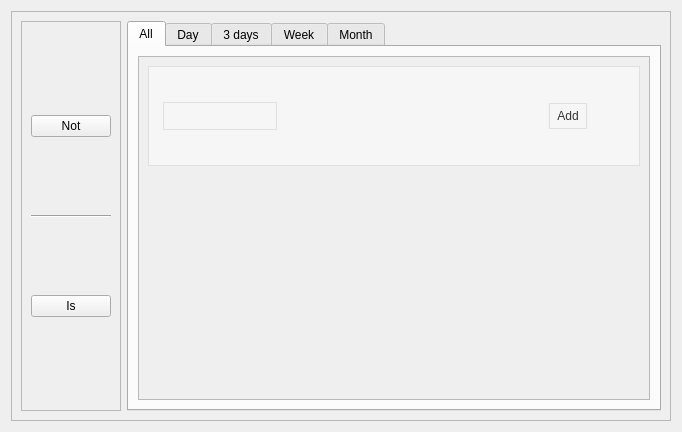
<?xml version="1.0" encoding="UTF-8"?>
<ui version="4.0">
 <class>todoList</class>
 <widget class="QWidget" name="todoList">
  <property name="geometry">
   <rect>
    <x>0</x>
    <y>0</y>
    <width>682</width>
    <height>432</height>
   </rect>
  </property>
  <property name="windowTitle">
   <string>Form</string>
  </property>
  <layout class="QHBoxLayout" name="horizontalLayout_2">
   <item>
    <widget class="QFrame" name="frame_2">
     <property name="frameShape">
      <enum>QFrame::StyledPanel</enum>
     </property>
     <property name="frameShadow">
      <enum>QFrame::Raised</enum>
     </property>
     <layout class="QGridLayout" name="gridLayout">
      <item row="0" column="0">
       <widget class="QFrame" name="frame">
        <property name="frameShape">
         <enum>QFrame::StyledPanel</enum>
        </property>
        <property name="frameShadow">
         <enum>QFrame::Raised</enum>
        </property>
        <layout class="QVBoxLayout" name="verticalLayout">
         <item>
          <spacer name="verticalSpacer_3">
           <property name="orientation">
            <enum>Qt::Vertical</enum>
           </property>
           <property name="sizeHint" stdset="0">
            <size>
             <width>20</width>
             <height>84</height>
            </size>
           </property>
          </spacer>
         </item>
         <item>
          <widget class="QPushButton" name="search_is">
           <property name="text">
            <string>Not</string>
           </property>
          </widget>
         </item>
         <item>
          <spacer name="verticalSpacer_4">
           <property name="orientation">
            <enum>Qt::Vertical</enum>
           </property>
           <property name="sizeHint" stdset="0">
            <size>
             <width>20</width>
             <height>36</height>
            </size>
           </property>
          </spacer>
         </item>
         <item>
          <widget class="Line" name="line">
           <property name="orientation">
            <enum>Qt::Horizontal</enum>
           </property>
          </widget>
         </item>
         <item>
          <spacer name="verticalSpacer">
           <property name="orientation">
            <enum>Qt::Vertical</enum>
           </property>
           <property name="sizeHint" stdset="0">
            <size>
             <width>20</width>
             <height>35</height>
            </size>
           </property>
          </spacer>
         </item>
         <item>
          <widget class="QPushButton" name="search_not">
           <property name="text">
            <string>Is</string>
           </property>
          </widget>
         </item>
         <item>
          <spacer name="verticalSpacer_2">
           <property name="orientation">
            <enum>Qt::Vertical</enum>
           </property>
           <property name="sizeHint" stdset="0">
            <size>
             <width>20</width>
             <height>84</height>
            </size>
           </property>
          </spacer>
         </item>
        </layout>
       </widget>
      </item>
      <item row="0" column="1">
       <widget class="QTabWidget" name="tabWidget">
        <property name="currentIndex">
         <number>0</number>
        </property>
        <widget class="QWidget" name="ALL">
         <attribute name="title">
          <string>All</string>
         </attribute>
         <layout class="QVBoxLayout" name="verticalLayout_3">
          <item>
           <widget class="QScrollArea" name="scrollArea">
            <property name="widgetResizable">
             <bool>true</bool>
            </property>
            <widget class="QWidget" name="scrollAreaWidgetContents">
             <property name="geometry">
              <rect>
               <x>0</x>
               <y>0</y>
               <width>562</width>
               <height>368</height>
              </rect>
             </property>
             <layout class="QVBoxLayout" name="verticalLayout_2">
              <item>
               <widget class="QFrame" name="frame_3">
                <property name="minimumSize">
                 <size>
                  <width>0</width>
                  <height>100</height>
                 </size>
                </property>
                <property name="maximumSize">
                 <size>
                  <width>16777215</width>
                  <height>100</height>
                 </size>
                </property>
                <property name="styleSheet">
                 <string notr="true">background-color: rgb(246, 246, 246);
border: 1px solid #E0E0E0;
    border - radius: 80px;
    padding: 5px;
    color: #333;
    selection - color: white;
    selection - background - color: #007ACC;
</string>
                </property>
                <property name="frameShape">
                 <enum>QFrame::StyledPanel</enum>
                </property>
                <property name="frameShadow">
                 <enum>QFrame::Raised</enum>
                </property>
                <layout class="QHBoxLayout" name="horizontalLayout" stretch="3,7,1,1">
                 <item>
                  <widget class="QLineEdit" name="add_to">
                   <property name="minimumSize">
                    <size>
                     <width>40</width>
                     <height>20</height>
                    </size>
                   </property>
                   <property name="text">
                    <string/>
                   </property>
                  </widget>
                 </item>
                 <item>
                  <spacer name="horizontalSpacer">
                   <property name="orientation">
                    <enum>Qt::Horizontal</enum>
                   </property>
                   <property name="sizeHint" stdset="0">
                    <size>
                     <width>211</width>
                     <height>17</height>
                    </size>
                   </property>
                  </spacer>
                 </item>
                 <item>
                  <widget class="QPushButton" name="pushButton_2">
                   <property name="text">
                    <string>Add</string>
                   </property>
                  </widget>
                 </item>
                 <item>
                  <spacer name="horizontalSpacer_2">
                   <property name="orientation">
                    <enum>Qt::Horizontal</enum>
                   </property>
                   <property name="sizeHint" stdset="0">
                    <size>
                     <width>40</width>
                     <height>20</height>
                    </size>
                   </property>
                  </spacer>
                 </item>
                </layout>
               </widget>
              </item>
              <item>
               <widget class="QWidget" name="list_show_1" native="true"/>
              </item>
             </layout>
            </widget>
           </widget>
          </item>
         </layout>
        </widget>
        <widget class="QWidget" name="tab_3">
         <attribute name="title">
          <string>Day</string>
         </attribute>
         <layout class="QVBoxLayout" name="verticalLayout_8">
          <item>
           <widget class="QScrollArea" name="scrollArea_2">
            <property name="widgetResizable">
             <bool>true</bool>
            </property>
            <widget class="QWidget" name="scrollAreaWidgetContents_2">
             <property name="geometry">
              <rect>
               <x>0</x>
               <y>0</y>
               <width>562</width>
               <height>368</height>
              </rect>
             </property>
             <layout class="QVBoxLayout" name="verticalLayout_4">
              <item>
               <widget class="QFrame" name="frame_4">
                <property name="minimumSize">
                 <size>
                  <width>0</width>
                  <height>100</height>
                 </size>
                </property>
                <property name="maximumSize">
                 <size>
                  <width>16777215</width>
                  <height>100</height>
                 </size>
                </property>
                <property name="styleSheet">
                 <string notr="true">background-color: rgb(246, 246, 246);
border: 1px solid #E0E0E0;
    border - radius: 80px;
    padding: 5px;
    color: #333;
    selection - color: white;
    selection - background - color: #007ACC;
</string>
                </property>
                <property name="frameShape">
                 <enum>QFrame::StyledPanel</enum>
                </property>
                <property name="frameShadow">
                 <enum>QFrame::Raised</enum>
                </property>
                <layout class="QHBoxLayout" name="horizontalLayout_3" stretch="3,7,1,1">
                 <item>
                  <widget class="QLineEdit" name="add_to_2">
                   <property name="minimumSize">
                    <size>
                     <width>40</width>
                     <height>20</height>
                    </size>
                   </property>
                   <property name="text">
                    <string/>
                   </property>
                  </widget>
                 </item>
                 <item>
                  <spacer name="horizontalSpacer_3">
                   <property name="orientation">
                    <enum>Qt::Horizontal</enum>
                   </property>
                   <property name="sizeHint" stdset="0">
                    <size>
                     <width>211</width>
                     <height>17</height>
                    </size>
                   </property>
                  </spacer>
                 </item>
                 <item>
                  <widget class="QPushButton" name="pushButton_4">
                   <property name="text">
                    <string>Add</string>
                   </property>
                  </widget>
                 </item>
                 <item>
                  <spacer name="horizontalSpacer_4">
                   <property name="orientation">
                    <enum>Qt::Horizontal</enum>
                   </property>
                   <property name="sizeHint" stdset="0">
                    <size>
                     <width>40</width>
                     <height>20</height>
                    </size>
                   </property>
                  </spacer>
                 </item>
                </layout>
               </widget>
              </item>
              <item>
               <widget class="QWidget" name="list_show_2" native="true"/>
              </item>
             </layout>
            </widget>
           </widget>
          </item>
         </layout>
        </widget>
        <widget class="QWidget" name="tab_4">
         <attribute name="title">
          <string>3 days</string>
         </attribute>
         <layout class="QVBoxLayout" name="verticalLayout_9">
          <item>
           <widget class="QScrollArea" name="scrollArea_3">
            <property name="widgetResizable">
             <bool>true</bool>
            </property>
            <widget class="QWidget" name="scrollAreaWidgetContents_3">
             <property name="geometry">
              <rect>
               <x>0</x>
               <y>0</y>
               <width>562</width>
               <height>368</height>
              </rect>
             </property>
             <layout class="QVBoxLayout" name="verticalLayout_5">
              <item>
               <widget class="QFrame" name="frame_5">
                <property name="minimumSize">
                 <size>
                  <width>0</width>
                  <height>100</height>
                 </size>
                </property>
                <property name="maximumSize">
                 <size>
                  <width>16777215</width>
                  <height>100</height>
                 </size>
                </property>
                <property name="styleSheet">
                 <string notr="true">background-color: rgb(246, 246, 246);
border: 1px solid #E0E0E0;
    border - radius: 80px;
    padding: 5px;
    color: #333;
    selection - color: white;
    selection - background - color: #007ACC;
</string>
                </property>
                <property name="frameShape">
                 <enum>QFrame::StyledPanel</enum>
                </property>
                <property name="frameShadow">
                 <enum>QFrame::Raised</enum>
                </property>
                <layout class="QHBoxLayout" name="horizontalLayout_4" stretch="3,7,1,1">
                 <item>
                  <widget class="QLineEdit" name="add_to_3">
                   <property name="minimumSize">
                    <size>
                     <width>40</width>
                     <height>20</height>
                    </size>
                   </property>
                   <property name="text">
                    <string/>
                   </property>
                  </widget>
                 </item>
                 <item>
                  <spacer name="horizontalSpacer_5">
                   <property name="orientation">
                    <enum>Qt::Horizontal</enum>
                   </property>
                   <property name="sizeHint" stdset="0">
                    <size>
                     <width>211</width>
                     <height>17</height>
                    </size>
                   </property>
                  </spacer>
                 </item>
                 <item>
                  <widget class="QPushButton" name="pushButton_5">
                   <property name="text">
                    <string>Add</string>
                   </property>
                  </widget>
                 </item>
                 <item>
                  <spacer name="horizontalSpacer_6">
                   <property name="orientation">
                    <enum>Qt::Horizontal</enum>
                   </property>
                   <property name="sizeHint" stdset="0">
                    <size>
                     <width>40</width>
                     <height>20</height>
                    </size>
                   </property>
                  </spacer>
                 </item>
                </layout>
               </widget>
              </item>
              <item>
               <widget class="QWidget" name="list_show_3" native="true"/>
              </item>
             </layout>
            </widget>
           </widget>
          </item>
         </layout>
        </widget>
        <widget class="QWidget" name="tab_5">
         <attribute name="title">
          <string>Week</string>
         </attribute>
         <layout class="QVBoxLayout" name="verticalLayout_10">
          <item>
           <widget class="QScrollArea" name="scrollArea_4">
            <property name="widgetResizable">
             <bool>true</bool>
            </property>
            <widget class="QWidget" name="scrollAreaWidgetContents_4">
             <property name="geometry">
              <rect>
               <x>0</x>
               <y>0</y>
               <width>562</width>
               <height>368</height>
              </rect>
             </property>
             <layout class="QVBoxLayout" name="verticalLayout_6">
              <item>
               <widget class="QFrame" name="frame_6">
                <property name="minimumSize">
                 <size>
                  <width>0</width>
                  <height>100</height>
                 </size>
                </property>
                <property name="maximumSize">
                 <size>
                  <width>16777215</width>
                  <height>100</height>
                 </size>
                </property>
                <property name="styleSheet">
                 <string notr="true">background-color: rgb(246, 246, 246);
border: 1px solid #E0E0E0;
    border - radius: 80px;
    padding: 5px;
    color: #333;
    selection - color: white;
    selection - background - color: #007ACC;
</string>
                </property>
                <property name="frameShape">
                 <enum>QFrame::StyledPanel</enum>
                </property>
                <property name="frameShadow">
                 <enum>QFrame::Raised</enum>
                </property>
                <layout class="QHBoxLayout" name="horizontalLayout_5" stretch="3,7,1,1">
                 <item>
                  <widget class="QLineEdit" name="add_to_4">
                   <property name="minimumSize">
                    <size>
                     <width>40</width>
                     <height>20</height>
                    </size>
                   </property>
                   <property name="text">
                    <string/>
                   </property>
                  </widget>
                 </item>
                 <item>
                  <spacer name="horizontalSpacer_7">
                   <property name="orientation">
                    <enum>Qt::Horizontal</enum>
                   </property>
                   <property name="sizeHint" stdset="0">
                    <size>
                     <width>211</width>
                     <height>17</height>
                    </size>
                   </property>
                  </spacer>
                 </item>
                 <item>
                  <widget class="QPushButton" name="pushButton_6">
                   <property name="text">
                    <string>Add</string>
                   </property>
                  </widget>
                 </item>
                 <item>
                  <spacer name="horizontalSpacer_8">
                   <property name="orientation">
                    <enum>Qt::Horizontal</enum>
                   </property>
                   <property name="sizeHint" stdset="0">
                    <size>
                     <width>40</width>
                     <height>20</height>
                    </size>
                   </property>
                  </spacer>
                 </item>
                </layout>
               </widget>
              </item>
              <item>
               <widget class="QWidget" name="list_show_4" native="true"/>
              </item>
             </layout>
            </widget>
           </widget>
          </item>
         </layout>
        </widget>
        <widget class="QWidget" name="dsad">
         <attribute name="title">
          <string>Month</string>
         </attribute>
         <layout class="QVBoxLayout" name="verticalLayout_11">
          <item>
           <widget class="QScrollArea" name="scrollArea_5">
            <property name="widgetResizable">
             <bool>true</bool>
            </property>
            <widget class="QWidget" name="scrollAreaWidgetContents_5">
             <property name="geometry">
              <rect>
               <x>0</x>
               <y>0</y>
               <width>562</width>
               <height>368</height>
              </rect>
             </property>
             <layout class="QVBoxLayout" name="verticalLayout_7">
              <item>
               <widget class="QFrame" name="frame_7">
                <property name="minimumSize">
                 <size>
                  <width>0</width>
                  <height>100</height>
                 </size>
                </property>
                <property name="maximumSize">
                 <size>
                  <width>16777215</width>
                  <height>100</height>
                 </size>
                </property>
                <property name="styleSheet">
                 <string notr="true">background-color: rgb(246, 246, 246);
border: 1px solid #E0E0E0;
    border - radius: 80px;
    padding: 5px;
    color: #333;
    selection - color: white;
    selection - background - color: #007ACC;
</string>
                </property>
                <property name="frameShape">
                 <enum>QFrame::StyledPanel</enum>
                </property>
                <property name="frameShadow">
                 <enum>QFrame::Raised</enum>
                </property>
                <layout class="QHBoxLayout" name="horizontalLayout_6" stretch="3,7,1,1">
                 <item>
                  <widget class="QLineEdit" name="add_to_5">
                   <property name="minimumSize">
                    <size>
                     <width>40</width>
                     <height>20</height>
                    </size>
                   </property>
                   <property name="text">
                    <string/>
                   </property>
                  </widget>
                 </item>
                 <item>
                  <spacer name="horizontalSpacer_9">
                   <property name="orientation">
                    <enum>Qt::Horizontal</enum>
                   </property>
                   <property name="sizeHint" stdset="0">
                    <size>
                     <width>211</width>
                     <height>17</height>
                    </size>
                   </property>
                  </spacer>
                 </item>
                 <item>
                  <widget class="QPushButton" name="pushButton_7">
                   <property name="text">
                    <string>Add</string>
                   </property>
                  </widget>
                 </item>
                 <item>
                  <spacer name="horizontalSpacer_10">
                   <property name="orientation">
                    <enum>Qt::Horizontal</enum>
                   </property>
                   <property name="sizeHint" stdset="0">
                    <size>
                     <width>40</width>
                     <height>20</height>
                    </size>
                   </property>
                  </spacer>
                 </item>
                </layout>
               </widget>
              </item>
              <item>
               <widget class="QWidget" name="list_show_5" native="true"/>
              </item>
             </layout>
            </widget>
           </widget>
          </item>
         </layout>
        </widget>
       </widget>
      </item>
     </layout>
    </widget>
   </item>
  </layout>
 </widget>
 <resources/>
 <connections/>
</ui>
